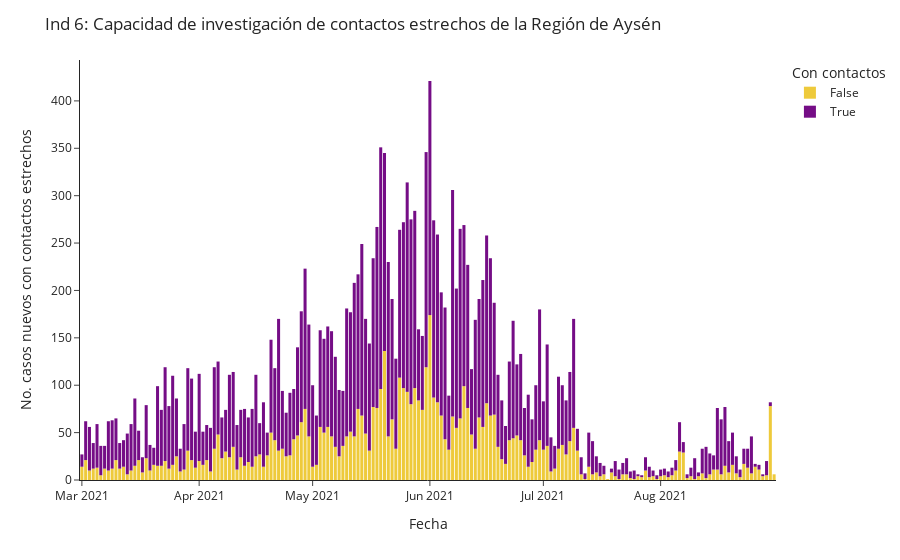

Source (notebook cell):
### Code cell
# Crea gráfico de etapa_clinica regional por semana epidemiologica

px.bar(df_seguimiento_ind6_clean.groupby(['fecha_cumple_requisitos', 'is_index_or_contact']).count()[['n_folio']].reset_index(),
        x= 'fecha_cumple_requisitos',
        y= 'n_folio',
        color= 'is_index_or_contact',
        color_discrete_map={
            True: '#750D86',
            False: '#EECA3B',#rgb(222,203,228)#C075A6
          },
        labels={'is_index_or_contact':'Con contactos'}, 
       ).update_layout(title= 'Ind 6: Capacidad de investigación de contactos estrechos de la Región de Aysén',
                    yaxis_title='No. casos nuevos con contactos estrechos',
                    xaxis_title='Fecha',
                    template='simple_white',
                      
                      ).update_traces(marker_line_color='rgb(0,0,0)',
                                      marker_line_width=0, 
                                      opacity=1
                                     )                
                    #xaxis=dict(tickmode = 'array',
                     #             tickvals = list(range(12,88,3)),
                      #            ticktext = list(list(range(12,54,3))+list(range(1,88,3))),
                      #           ),
               #     ).add_vline(x=53.5, line_width=3, line_dash='dash', line_color='gray'
                #               ).add_vrect(x0='50', x1='50', 
                 #                          annotation_text='2020', 
                  #                         annotation_position='top right',
                   #                        annotation=dict(font_size=18, 
                    #                                       font_family="'Open Sans', verdana, arial, sans-serif"),
                     #                                      opacity=0, 
                      #                                     line_width=0
                       #                   ).add_vrect(x0='84', x1='86', 
                        #                   annotation_text='2021', 
                         #                  annotation_position='top right',
                          #                 annotation=dict(font_size=18, 
                           #                                font_family="'Open Sans', verdana, arial, sans-serif"),
                            #                               opacity=0, 
                             #                              line_width=0)

### Figure 1 — Plotly figure (JSON) as saved in the notebook; plotly's stock layout.template omitted (floating-point values rounded to 4 significant figures; data arrays with more than 128 entries replaced by an {"elided": "..."} marker saying what was removed)
{"data": [{"alignmentgroup": "True", "hovertemplate": "Con contactos=False<br>fecha_cumple_requisitos=%{x}<br>n_folio=%{y}<extra></extra>", "legendgroup": "False", "marker": {"color": "#EECA3B", "line": {"color": "rgb(0,0,0)", "width": 0}}, "name": "False", "offsetgroup": "False", "opacity": 1, "orientation": "v", "showlegend": true, "textposition": "auto", "type": "bar", "x": {"elided": "184 str values"}, "xaxis": "x", "y": {"elided": "184 int values"}, "yaxis": "y"}, {"alignmentgroup": "True", "hovertemplate": "Con contactos=True<br>fecha_cumple_requisitos=%{x}<br>n_folio=%{y}<extra></extra>", "legendgroup": "True", "marker": {"color": "#750D86", "line": {"color": "rgb(0,0,0)", "width": 0}}, "name": "True", "offsetgroup": "True", "opacity": 1, "orientation": "v", "showlegend": true, "textposition": "auto", "type": "bar", "x": {"elided": "182 str values"}, "xaxis": "x", "y": {"elided": "182 int values"}, "yaxis": "y"}], "layout": {"barmode": "relative", "legend": {"title": {"text": "Con contactos"}, "tracegroupgap": 0}, "margin": {"t": 60}, "title": {"text": "Ind 6: Capacidad de investigación de contactos estrechos de la Región de Aysén"}, "xaxis": {"anchor": "y", "domain": [0, 1], "title": {"text": "Fecha"}}, "yaxis": {"anchor": "x", "domain": [0, 1], "title": {"text": "No. casos nuevos con contactos estrechos"}}}}
